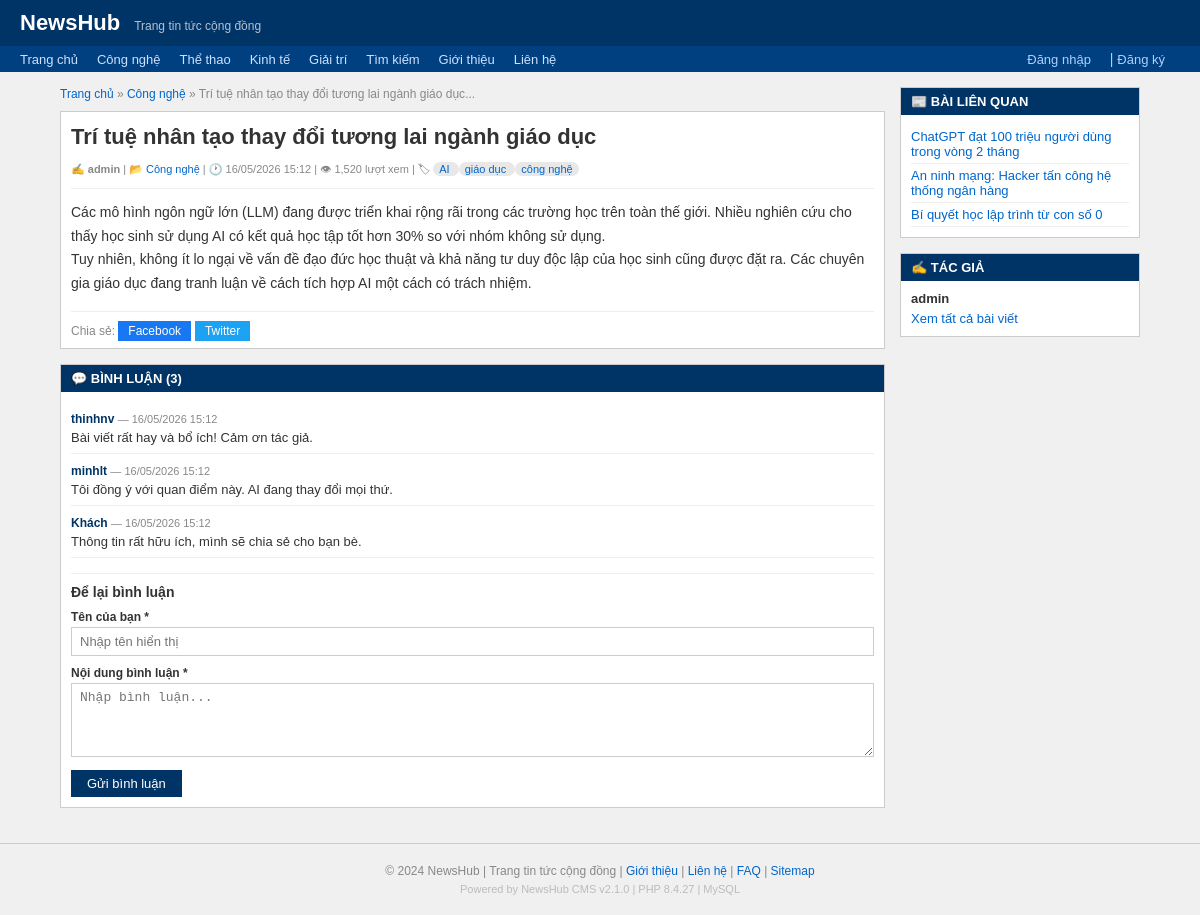
Page /news.php on the committed database.
### tables this page shows
CREATE TABLE news (
    id INT AUTO_INCREMENT PRIMARY KEY,
    title VARCHAR(255) NOT NULL,
    content TEXT,
    summary VARCHAR(500),
    author_id INT,
    category_id INT,
    views INT DEFAULT 0,
    status ENUM('published','draft','hidden') DEFAULT 'published',
    tags VARCHAR(255),
    created_at DATETIME DEFAULT CURRENT_TIMESTAMP,
    updated_at DATETIME DEFAULT CURRENT_TIMESTAMP ON UPDATE CURRENT_TIMESTAMP,
    FOREIGN KEY (author_id) REFERENCES users(id),
    FOREIGN KEY (category_id) REFERENCES categories(id)
);

CREATE TABLE categories (
    id INT AUTO_INCREMENT PRIMARY KEY,
    name VARCHAR(100) NOT NULL,
    slug VARCHAR(100) NOT NULL,
    description TEXT
);

CREATE TABLE users (
    id INT AUTO_INCREMENT PRIMARY KEY,
    username VARCHAR(100) NOT NULL,
    password VARCHAR(255) NOT NULL,
    email VARCHAR(150),
    role ENUM('admin','editor','user') DEFAULT 'user',
    bio TEXT,
    avatar VARCHAR(255),
    created_at DATETIME DEFAULT CURRENT_TIMESTAMP,
    last_login DATETIME
);

CREATE TABLE comments (
    id INT AUTO_INCREMENT PRIMARY KEY,
    news_id INT NOT NULL,
    user_id INT,
    author_name VARCHAR(100),
    content TEXT NOT NULL,
    ip_address VARCHAR(50),
    status ENUM('approved','pending','spam') DEFAULT 'approved',
    created_at DATETIME DEFAULT CURRENT_TIMESTAMP,
    FOREIGN KEY (news_id) REFERENCES news(id),
    FOREIGN KEY (user_id) REFERENCES users(id)
);

### www/config/db.php (called while the page is built, shortened)
<?php
function is_logged_in()
{
    return isset($_SESSION['user']);
}

### www/news.php (the view, shortened to what this page needs)
<?php
require_once __DIR__ . '/config/db.php';
$conn = db_connect();
$id = $_GET['id'] ?? '1';
$query = "SELECT n.*, u.username, u.email as author_email, c.name as cat_name
          FROM news n
          JOIN users u ON n.author_id = u.id
          JOIN categories c ON n.category_id = c.id
          WHERE n.id = $id AND n.status = 'published'";
$result = $conn->query($query);
$news = $result->fetch_assoc();
require_once __DIR__ . '/includes/header.php';
$comments_result = $conn->query("SELECT c.*, u.username FROM comments c
                                  LEFT JOIN users u ON c.user_id = u.id
                                  WHERE c.news_id = " . intval($id) . "
                                  AND c.status = 'approved'
                                  ORDER BY c.created_at ASC");
$comments = $comments_result ? $comments_result->fetch_all(MYSQLI_ASSOC) : [];
$related = $conn->query("SELECT id, title FROM news
                          WHERE category_id = " . intval($news['category_id']) . "
                          AND id != " . intval($id) . "
                          AND status = 'published'
                          LIMIT 5");
$related_news = $related ? $related->fetch_all(MYSQLI_ASSOC) : [];
?>
<div id="wrapper">
    <div id="main">
        <div style="font-size:12px; color:#888; margin-bottom:10px;">
            <a href="/index.php">Trang chủ</a> »
            <a href="/category.php?id=<?= $news['category_id'] ?>"><?= htmlspecialchars($news['cat_name']) ?></a> »
            <?= htmlspecialchars(mb_substr($news['title'], 0, 50)) ?>...
        </div>
        <div class="box">
            <div class="box-content">
                <h1 style="font-size:22px; margin-bottom:8px; line-height:1.4;">
                    <?= htmlspecialchars($news['title']) ?>
                </h1>
                <div class="article-meta" style="border-bottom:1px solid #eee; padding-bottom:8px; margin-bottom:12px;">
                    ✍ <strong><?= htmlspecialchars($news['username']) ?></strong> |
                    📂 <a href="/category.php?id=<?= $news['category_id'] ?>"><?= htmlspecialchars($news['cat_name']) ?></a> |
                    🕐 <?= date('d/m/Y H:i', strtotime($news['created_at'])) ?> |
                    👁 <?= number_format($news['views']) ?> lượt xem
                    <?php if ($news['tags']): ?>
                        | 🏷 <?php foreach (explode(',', $news['tags']) as $tag): ?>
                            <a href="/search.php?q=<?= urlencode(trim($tag)) ?>"
                                style="background:#e8e8e8;padding:1px 6px;border-radius:10px;font-size:11px;">
                                <?= htmlspecialchars(trim($tag)) ?>
                            </a>
                        <?php endforeach; ?>
                    <?php endif; ?>
                </div>
                <div style="line-height:1.7; font-size:14px;">
                    <?= $news['content']
                    ?>
                </div>
                <div style="margin-top:15px; padding-top:10px; border-top:1px solid #eee;">
                    <span style="font-size:12px; color:#888;">Chia sẻ: </span>
                    <a href="https://facebook.com/sharer?u=<?= urlencode(SITE_URL . '/news.php?id=' . $id) ?>"
                        style="background:#1877f2;color:white;padding:3px 10px;font-size:12px;">Facebook</a>
                    <a href="https://twitter.com/intent/tweet?url=<?= urlencode(SITE_URL . '/news.php?id=' . $id) ?>"
                        style="background:#1da1f2;color:white;padding:3px 10px;font-size:12px;">Twitter</a>
                </div>
            </div>
        </div>
        <div class="box">
            <div class="box-title">💬 BÌNH LUẬN (<?= count($comments) ?>)</div>
            <div class="box-content">
                <?php if ($comments): ?>
                    <?php foreach ($comments as $comment): ?>
                        <div class="comment">
                            <div>
                                <span class="comment-author">
                                    <?= $comment['username'] ? htmlspecialchars($comment['username']) : htmlspecialchars($comment['author_name']) ?>
                                </span>
                                <span class="comment-date"> — <?= date('d/m/Y H:i', strtotime($comment['created_at'])) ?></span>
                            </div>
                            <div class="comment-body"><?= $comment['content'] ?></div>
                        </div>
                    <?php endforeach; ?>
                <?php else: ?>
                    <p style="color:#888; font-style:italic;">Chưa có bình luận nào. Hãy là người đầu tiên!</p>
                <?php endif; ?>
                <div style="margin-top:15px; padding-top:10px; border-top:1px solid #eee;">
                    <h3 style="font-size:14px; margin-bottom:10px;">Để lại bình luận</h3>
                    <form action="/comment/add.php" method="POST">
                        <?php if (!is_logged_in()): ?>
                            <div class="form-group">
                                <label>Tên của bạn *</label>
                                <input type="text" name="author_name" required placeholder="Nhập tên hiển thị">
                            </div>
                        <?php endif; ?>
                        <div class="form-group">
                            <label>Nội dung bình luận *</label>
                            <textarea name="content" rows="4" required placeholder="Nhập bình luận..."></textarea>
                        </div>
                        <button type="submit" class="btn">Gửi bình luận</button>
                    </form>
                </div>
            </div>
        </div>
    </div>
    <div id="sidebar">
        <div class="box">
            <div class="box-title">📰 BÀI LIÊN QUAN</div>
            <div class="box-content">
                <?php if ($related_news): ?>
                    <?php foreach ($related_news as $r): ?>
                        <div style="padding:4px 0; border-bottom:1px solid #eee; font-size:13px;">
                            <a href="/news.php?id=<?= $r['id'] ?>"><?= htmlspecialchars($r['title']) ?></a>
                        </div>
                    <?php endforeach; ?>
                <?php else: ?>
                    <p style="font-size:13px; color:#888;">Không có bài liên quan.</p>
                <?php endif; ?>
            </div>
        </div>
        <div class="box">
            <div class="box-title">✍ TÁC GIẢ</div>
            <div class="box-content" style="font-size:13px;">
                <div style="font-weight:bold; margin-bottom:5px;"><?= htmlspecialchars($news['username']) ?></div>
                <a href="/search.php?author=<?= urlencode($news['username']) ?>">Xem tất cả bài viết</a>
            </div>
        </div>
    </div>
</div>
<?php
require_once __DIR__ . '/includes/footer.php';
?>

### www/includes/header.php (style rules this page uses)
* { box-sizing: border-box; margin: 0; padding: 0; }
body { font-family: Arial, sans-serif; font-size: 14px; background: #f0f0f0; color: #333; }
a { color: #0066cc; text-decoration: none; }
#wrapper { max-width: 1100px; margin: 15px auto; display: flex; gap: 15px; padding: 0 10px; }
#main { flex: 1; min-width: 0; }
#sidebar { width: 240px; flex-shrink: 0; }
.box { background: white; border: 1px solid #ccc; margin-bottom: 15px; }
.box-title { background: #003366; color: white; padding: 6px 10px; font-size: 13px; font-weight: bold; }
.box-content { padding: 10px; }
.article-meta { font-size: 11px; color: #888; }
.form-group { margin-bottom: 10px; }
.form-group label { display: block; font-size: 12px; font-weight: bold; margin-bottom: 3px; }
.form-group input, .form-group textarea, .form-group select { width: 100%; padding: 6px 8px; border: 1px solid #ccc; font-size: 13px; }
.btn { padding: 6px 16px; background: #003366; color: white; border: none; cursor: pointer; font-size: 13px; }
.comment { border-bottom: 1px solid #eee; padding: 8px 0; }
.comment-author { font-weight: bold; font-size: 12px; color: #003366; }
.comment-date { font-size: 11px; color: #888; }
.comment-body { margin-top: 4px; font-size: 13px; }

### rows in the picture
news: category.name "Công nghệ", title "Trí tuệ nhân tạo thay đổi tương lai ngành giáo dục", author.username "admin", created_at "16/05/2026 15:12", views "1,520", tags "AI", tags "giáo dục", tags "công nghệ", content "Các mô hình ngôn ngữ lớn (LLM) đang được triển khai rộng rãi trong các trường học trên toàn thế giới. Nhiều nghiên cứu cho thấy học sinh sử dụng AI có kết quả học tập tốt hơn 30% so với nhóm không sử dụng. Tuy nhiên, không ít lo ngại về vấn đề đạo đức học thuật và khả năng tư duy độc lập của học sinh cũng được đặt ra. Các chuyên gia giáo dục đang tranh luận về cách tích hợp AI một cách có trách nhiệm."
comments: user.username "thinhnv", created_at "16/05/2026 15:12", content "Bài viết rất hay và bổ ích! Cảm ơn tác giả."
comments: user.username "minhlt", created_at "16/05/2026 15:12", content "Tôi đồng ý với quan điểm này. AI đang thay đổi mọi thứ."
comments: author_name "Khách", created_at "16/05/2026 15:12", content "Thông tin rất hữu ích, mình sẽ chia sẻ cho bạn bè."
news: title "ChatGPT đạt 100 triệu người dùng trong vòng 2 tháng"
news: title "An ninh mạng: Hacker tấn công hệ thống ngân hàng"
news: title "Bí quyết học lập trình từ con số 0"

### other values in the picture
SITE_NAME "NewsHub"
count($comments) "3"
PHP_VERSION "8.4.27"
